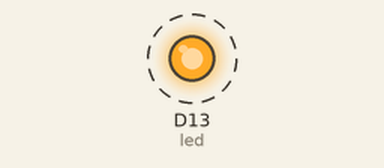
This program was run on a simulated CircuitPython board. Parts: output pins drawn as LEDs (lit = HIGH). Dashed ring = blinking. What the program prints to the serial console is not drawn.

Above: at 0.5 s.
Timing chart, 0 to 4.6 s (numbered marks = the images above):
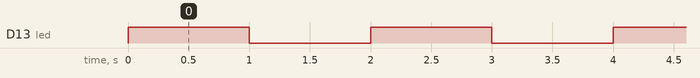

The program:

code.py
```python
import board
import digitalio
import time

led = digitalio.DigitalInOut(board.D13)
led.direction = digitalio.Direction.OUTPUT

while True:
    print("Hello, World!")
    led.value = True
    time.sleep(1)
    led.value = False
    time.sleep(1)
```

Measured:
- by itself, D13 (led): alternates HIGH for 1.0 s and LOW for 1.0 s
